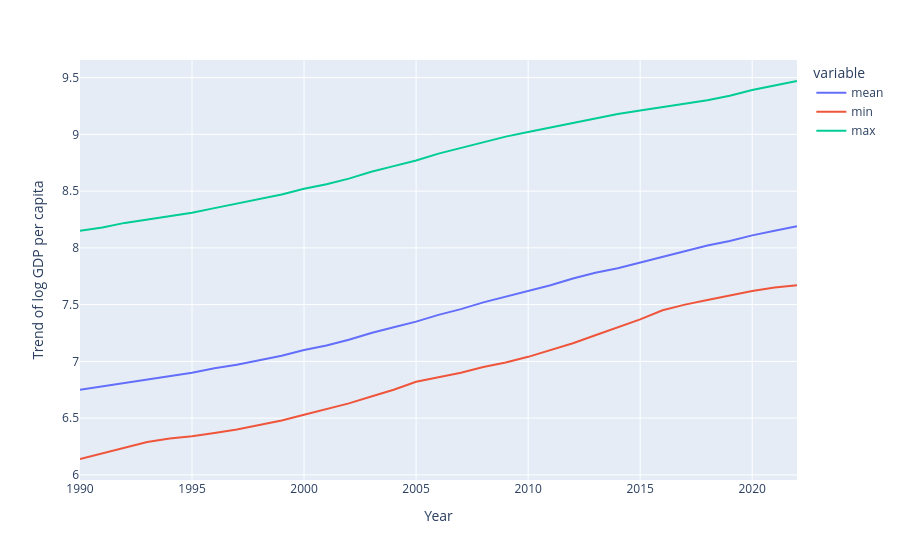

The cell this chart's notebook holds for it:
### Code cell
fig = px.line(df_mean_trend400_ln_y, x=df_mean_trend400_ln_y.index, y=['mean', 'min', 'max'])
fig.update_layout(xaxis_title='Year', yaxis_title='Trend of log GDP per capita')
fig.show()

### Figure 1 — Plotly figure (JSON) as saved in the notebook; plotly's stock layout.template omitted (floating-point values rounded to 4 significant figures)
{"data": [{"hovertemplate": "variable=mean<br>year=%{x}<br>value=%{y}<extra></extra>", "legendgroup": "mean", "line": {"color": "#636efa", "dash": "solid"}, "marker": {"symbol": "circle"}, "mode": "lines", "name": "mean", "orientation": "v", "showlegend": true, "type": "scatter", "x": [1990, 1991, 1992, 1993, 1994, 1995, 1996, 1997, 1998, 1999, 2000, 2001, 2002, 2003, 2004, 2005, 2006, 2007, 2008, 2009, 2010, 2011, 2012, 2013, 2014, 2015, 2016, 2017, 2018, 2019, 2020, 2021, 2022], "xaxis": "x", "y": [6.75, 6.78, 6.81, 6.84, 6.87, 6.9, 6.94, 6.97, 7.01, 7.05, 7.1, 7.14, 7.19, 7.25, 7.3, 7.35, 7.41, 7.46, 7.52, 7.57, 7.62, 7.67, 7.73, 7.78, 7.82, 7.87, 7.92, 7.97, 8.02, 8.06, 8.11, 8.15, 8.19], "yaxis": "y"}, {"hovertemplate": "variable=min<br>year=%{x}<br>value=%{y}<extra></extra>", "legendgroup": "min", "line": {"color": "#EF553B", "dash": "solid"}, "marker": {"symbol": "circle"}, "mode": "lines", "name": "min", "orientation": "v", "showlegend": true, "type": "scatter", "x": [1990, 1991, 1992, 1993, 1994, 1995, 1996, 1997, 1998, 1999, 2000, 2001, 2002, 2003, 2004, 2005, 2006, 2007, 2008, 2009, 2010, 2011, 2012, 2013, 2014, 2015, 2016, 2017, 2018, 2019, 2020, 2021, 2022], "xaxis": "x", "y": [6.14, 6.19, 6.24, 6.29, 6.32, 6.34, 6.37, 6.4, 6.44, 6.48, 6.53, 6.58, 6.63, 6.69, 6.75, 6.82, 6.86, 6.9, 6.95, 6.99, 7.04, 7.1, 7.16, 7.23, 7.3, 7.37, 7.45, 7.5, 7.54, 7.58, 7.62, 7.65, 7.67], "yaxis": "y"}, {"hovertemplate": "variable=max<br>year=%{x}<br>value=%{y}<extra></extra>", "legendgroup": "max", "line": {"color": "#00cc96", "dash": "solid"}, "marker": {"symbol": "circle"}, "mode": "lines", "name": "max", "orientation": "v", "showlegend": true, "type": "scatter", "x": [1990, 1991, 1992, 1993, 1994, 1995, 1996, 1997, 1998, 1999, 2000, 2001, 2002, 2003, 2004, 2005, 2006, 2007, 2008, 2009, 2010, 2011, 2012, 2013, 2014, 2015, 2016, 2017, 2018, 2019, 2020, 2021, 2022], "xaxis": "x", "y": [8.15, 8.18, 8.22, 8.25, 8.28, 8.31, 8.35, 8.39, 8.43, 8.47, 8.52, 8.56, 8.61, 8.67, 8.72, 8.77, 8.83, 8.88, 8.93, 8.98, 9.02, 9.06, 9.1, 9.14, 9.18, 9.21, 9.24, 9.27, 9.3, 9.34, 9.39, 9.43, 9.47], "yaxis": "y"}], "layout": {"legend": {"title": {"text": "variable"}, "tracegroupgap": 0}, "margin": {"t": 60}, "xaxis": {"anchor": "y", "domain": [0.0, 1.0], "title": {"text": "Year"}}, "yaxis": {"anchor": "x", "domain": [0.0, 1.0], "title": {"text": "Trend of log GDP per capita"}}}}
